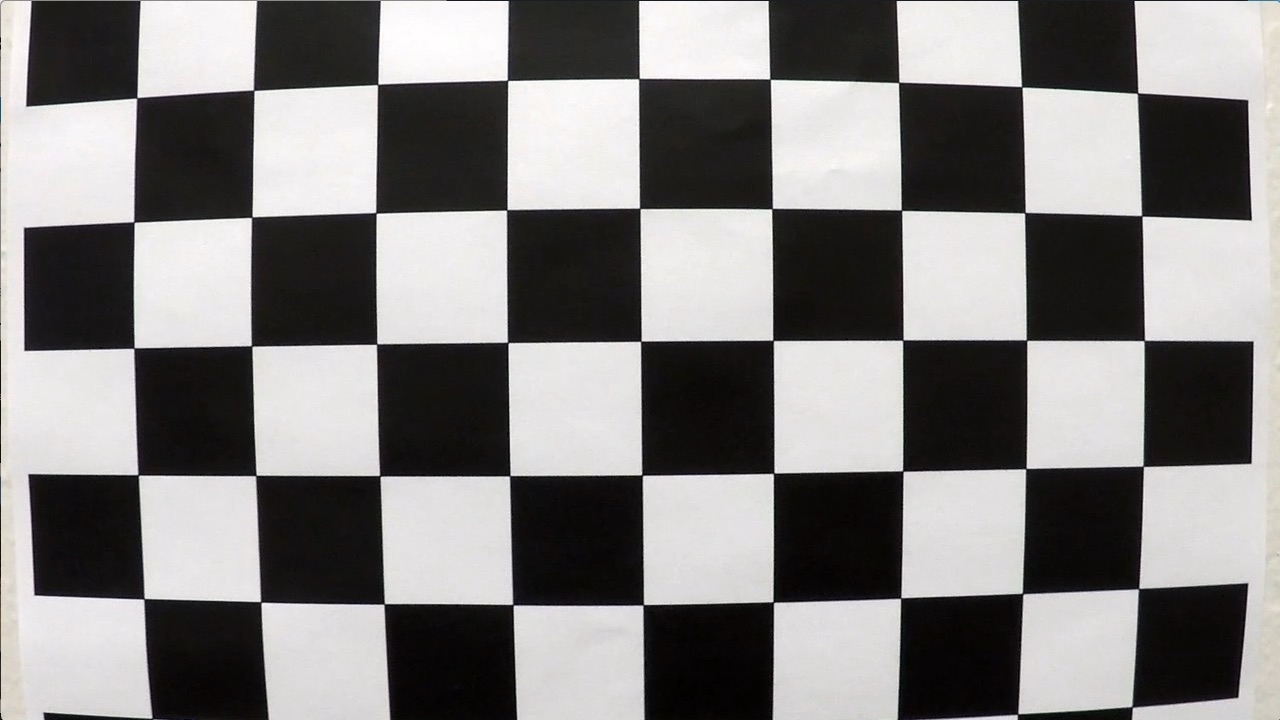
#> input picture bigwork/laneDection-master/camera_cal/calibration1.jpg, 1280 x 720 px; its folder holds 4 pictures in this run
$ python main.py   (older library calls are emulated)
#> lines starting #> are read from the running program, lines starting #| are printed output that depends on the picture; after the words box and inside, x2 and y2 are one past the last pixel; in counts of white or black regions, pixels touching at a corner belong together
import cv2
import numpy as np
import matplotlib.pyplot as plt
import glob
from moviepy.editor import VideoFileClip

"参数设置"
nx = 9
ny = 6
file_paths = glob.glob("./camera_cal/calibration*.jpg")


# 绘制对比图
# [11 lines left out: function plot_contrast_image, not called in this run]


# 相机校正：外参，内参，畸变系数
def cal_calibrate_params(file_paths):
    # 存储角点数据的坐标
    object_points = []
    image_points = []
    objp = np.zeros((nx * ny, 3), np.float32)
    objp[:, :2] = np.mgrid[0:nx, 0:ny].T.reshape(-1, 2)
    # 角点检测
    for file_path in file_paths:
        img = cv2.imread(file_path)
#> img is the input picture: shape (720, 1280, 3); mean B, G, R 127.8, 128.4, 130.1
        # 灰度化
        gray = cv2.cvtColor(img, cv2.COLOR_BGR2GRAY)
        # 角点检测
        rect, coners = cv2.findChessboardCorners(gray, (nx, ny), None)
#> rect = False; coners = None
        # imgcopy = img.copy()
        # cv2.drawChessboardCorners(imgcopy,(nx,ny),coners,rect)
        # plot_contrast_image(img,imgcopy)
        if rect == True:
            object_points.append(objp)
            image_points.append(coners)
    ret, mtx, dist, rvecs, tvecs = cv2.calibrateCamera(object_points, image_points, gray.shape[::-1], None, None)
    return ret, mtx, dist, rvecs, tvecs


# 图像去畸变：利用相机校正的内参，畸变系数
def img_undistort(img, mtx, dist):
    dis = cv2.undistort(img, mtx, dist, None, mtx)
    return dis


# 车道线提取
# 颜色空间转换——》边缘检测——》颜色阈值-》合并并且使用L通道进行白的区域的抑制
def pipeline(img, s_thresh=(170, 255), sx_thresh=(40, 200)):
    # 复制原图像
    img = np.copy(img)
    # 颜色空间转换
    hls = cv2.cvtColor(img, cv2.COLOR_RGB2HLS).astype(np.float)
    l_chanel = hls[:, :, 1]
    s_chanel = hls[:, :, 2]
    # sobel边缘检测
    sobelx = cv2.Sobel(l_chanel, cv2.CV_64F, 1, 0)
    # 求绝对值
    abs_sobelx = np.absolute(sobelx)
    # 将其装换为8bit的整数
    scaled_sobel = np.uint8(255 * abs_sobelx / np.max(abs_sobelx))
    # 对边缘提取结果进行二值化
    sxbinary = np.zeros_like(scaled_sobel)
    sxbinary[(scaled_sobel >= sx_thresh[0]) & (scaled_sobel <= sx_thresh[1])] = 1
    # [6 lines of commented-out code are left out]
    s_binary = np.zeros_like(s_chanel)
    s_binary[(s_chanel >= s_thresh[0]) & (s_chanel <= s_thresh[1])] = 1
    # [5 lines of commented-out code are left out]
    color_binary = np.zeros_like(sxbinary)
    color_binary[((sxbinary == 1) | (s_binary == 1)) & (l_chanel > 100)] = 1
    return color_binary


def cal_perspective_params(img, points):
    offset_x = 330
    offset_y = 0
    img_size = (img.shape[1], img.shape[0])
    src = np.float32(points)
    # 设置俯视图中的对应的四个点
    dst = np.float32([[offset_x, offset_y], [img_size[0] - offset_x, offset_y],
                      [offset_x, img_size[1] - offset_y], [img_size[0] - offset_x, img_size[1] - offset_y]])
    # 原图像转换到俯视图
    M = cv2.getPerspectiveTransform(src, dst)
    # 俯视图到原图像
    M_inverse = cv2.getPerspectiveTransform(dst, src)
    return M, M_inverse


def img_perspect_transform(img, M):
    img_size = (img.shape[1], img.shape[0])
    return cv2.warpPerspective(img, M, img_size)


# 精确定位车道线
def cal_line_param(binary_warped):

    histogram = np.sum(binary_warped[:, :], axis=0)

    midpoint = np.int(histogram.shape[0] / 2)
    leftx_base = np.argmax(histogram[:midpoint])
    rightx_base = np.argmax(histogram[midpoint:]) + midpoint
    # 2.滑动窗口检测车道线
    # 设置滑动窗口的数量，计算每一个窗口的高度
    nwindows = 9
    window_height = np.int(binary_warped.shape[0] / nwindows)
    # 获取图像中不为0的点
    nonzero = binary_warped.nonzero()
    nonzeroy = np.array(nonzero[0])
    nonzerox = np.array(nonzero[1])
    # 车道检测的当前位置
    leftx_current = leftx_base
    rightx_current = rightx_base
    # 设置x的检测范围，滑动窗口的宽度的一半，手动指定
    margin = 100
    # 设置最小像素点，阈值用于统计滑动窗口区域内的非零像素个数，小于50的窗口不对x的中心值进行更新
    minpix = 50
    # 用来记录搜索窗口中非零点在nonzeroy和nonzerox中的索引
    left_lane_inds = []
    right_lane_inds = []


    for window in range(nwindows):
        win_y_low = binary_warped.shape[0] - (window + 1) * window_height
        win_y_high = binary_warped.shape[0] - window * window_height
        win_xleft_low = leftx_current - margin
        win_xleft_high = leftx_current + margin
        win_xright_low = rightx_current - margin
        win_xright_high = rightx_current + margin

        good_left_inds = ((nonzeroy >= win_y_low) & (nonzeroy < win_y_high) &
                          (nonzerox >= win_xleft_low) & (nonzerox < win_xleft_high)).nonzero()[0]
        good_right_inds = ((nonzeroy >= win_y_low) & (nonzeroy < win_y_high) &
                           (nonzerox >= win_xright_low) & (nonzerox < win_xright_high)).nonzero()[0]
        left_lane_inds.append(good_left_inds)
        right_lane_inds.append(good_right_inds)


        if len(good_left_inds) > minpix:
            leftx_current = np.int(np.mean(nonzerox[good_left_inds]))
        if len(good_right_inds) > minpix:
            rightx_current = np.int(np.mean(nonzerox[good_right_inds]))


    left_lane_inds = np.concatenate(left_lane_inds)
    right_lane_inds = np.concatenate(right_lane_inds)


    leftx = nonzerox[left_lane_inds]
    lefty = nonzeroy[left_lane_inds]
    rightx = nonzerox[right_lane_inds]
    righty = nonzeroy[right_lane_inds]


    left_fit = np.polyfit(lefty, leftx, 2)
    right_fit = np.polyfit(righty, rightx, 2)
    return left_fit, right_fit

# 填充车道线之间的多边形
# [36 lines left out: functions fill_lane_poly, cal_radius, not called in this run]

# 计算车道线中心
def cal_line_center(img):
    undistort_img = img_undistort(img,mtx,dist)
    rigin_pipeline_img = pipeline(undistort_img)
    trasform_img = img_perspect_transform(rigin_pipeline_img,M)
    left_fit,right_fit = cal_line_param(trasform_img)
    y_max = img.shape[0]
    left_x = left_fit[0]*y_max**2+left_fit[1]*y_max+left_fit[2]
    right_x = right_fit[0]*y_max**2+right_fit[1]*y_max+right_fit[2]
    return (left_x+right_x)/2

# [17 lines left out: function cal_center_departure, not called in this run]


if __name__ == "__main__":
    ret, mtx, dist, rvecs, tvecs = cal_calibrate_params(file_paths)
    # [14 lines of commented-out code are left out]
    img = cv2.imread('./test/straight_lines2.jpg')
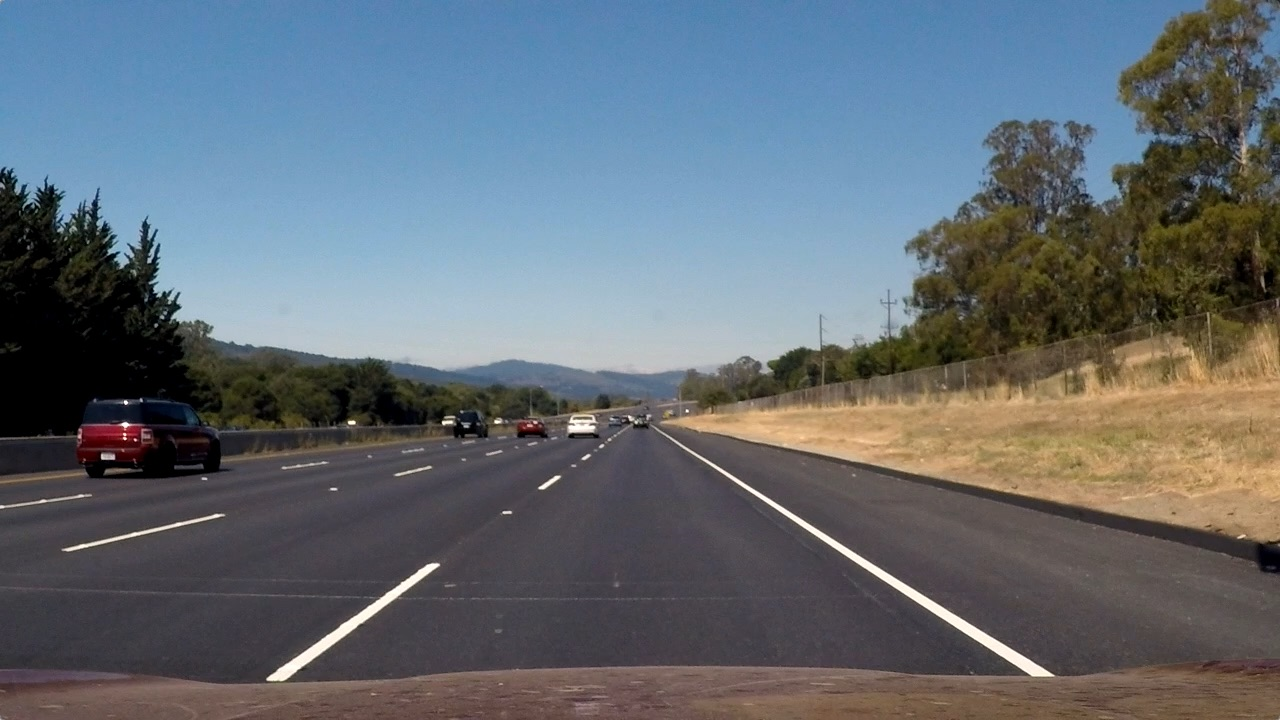
#> input picture bigwork/laneDection-master/test/straight_lines2.jpg, 1280 x 720 px
#> img is the input picture: shape (720, 1280, 3); mean B, G, R 115.1, 107.7, 99.4
    points = [[601, 448], [683, 448], [230, 717], [1097, 717]]
    img = cv2.line(img, (601, 448), (683, 448), (0, 0, 255), 3)
    img = cv2.line(img, (683, 448), (1097, 717), (0, 0, 255), 3)
    img = cv2.line(img, (1097, 717), (230, 717), (0, 0, 255), 3)
    img = cv2.line(img, (230, 717), (601, 448), (0, 0, 255), 3)
    # [4 lines of commented-out code are left out]
    M, M_inverse = cal_perspective_params(img, points)
#> M = [[-0.506, -1.48, 946.7], [-2.07e-16, -1.89, 848.4], [-3.17e-19, -0.00238, 1]]; M_inverse = [[0.132, -0.805, 557.4], [-9.88e-17, -0.528, 448], [-2.2e-19, -0.00126, 1]]
    # [8 lines of commented-out code are left out]

    img = cv2.imread('./test/straight_lines2.jpg')
    # [19 lines of commented-out code are left out]
    lane_center = cal_line_center(img)
#> in pipeline, `sobelx = cv2.Sobel(l_chanel, cv2.CV_64F, 1, 0)`:
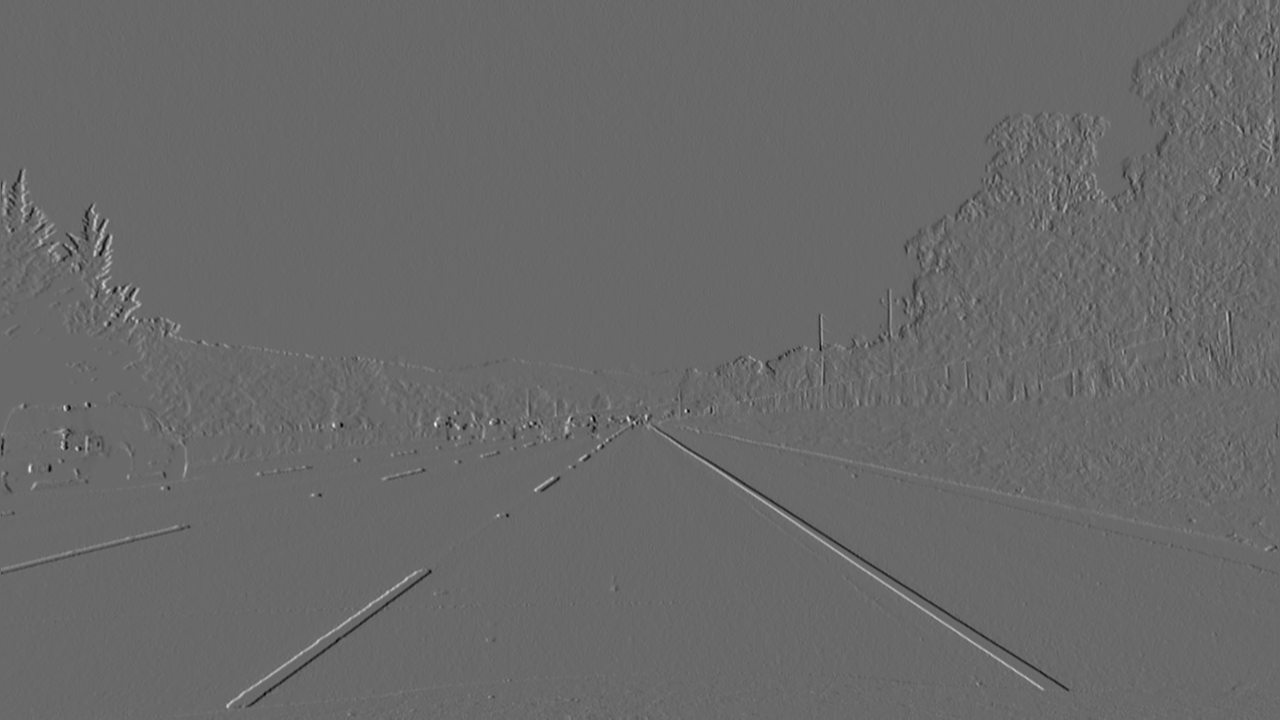
#> sobelx: shape (720, 1280) float64; min -521, max 738, mean 0.1; drawn with min black and max white
#> in cal_line_center, `rigin_pipeline_img = pipeline(undistort_img)`:
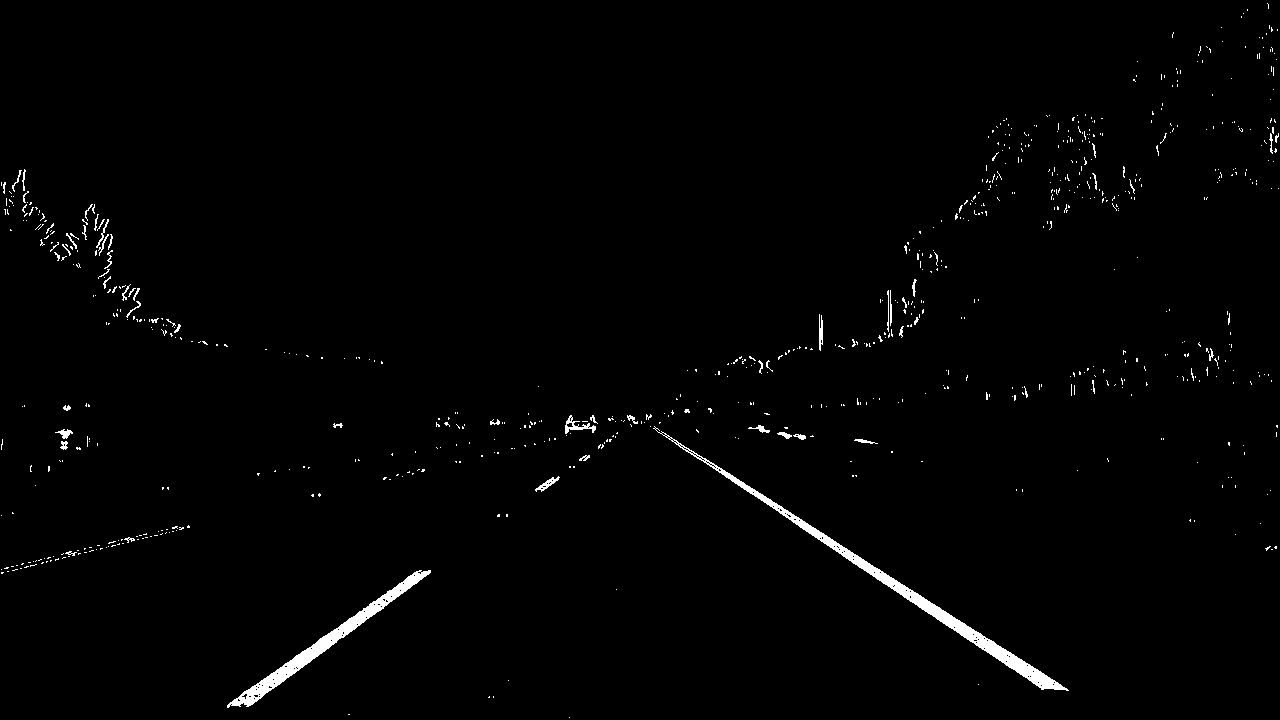
#> rigin_pipeline_img: shape (720, 1280); values 0 (black) and 1 (white), 1.3% white; 765 white regions (708 under 20 px), largest, box (x1, y1, x2, y2) and area: (653, 426, 1069, 691) 4010, (227, 570, 431, 708) 2724, (565, 415, 596, 434) 190
#> in img_perspect_transform, `return cv2.warpPerspective(img, M, img_size)`:
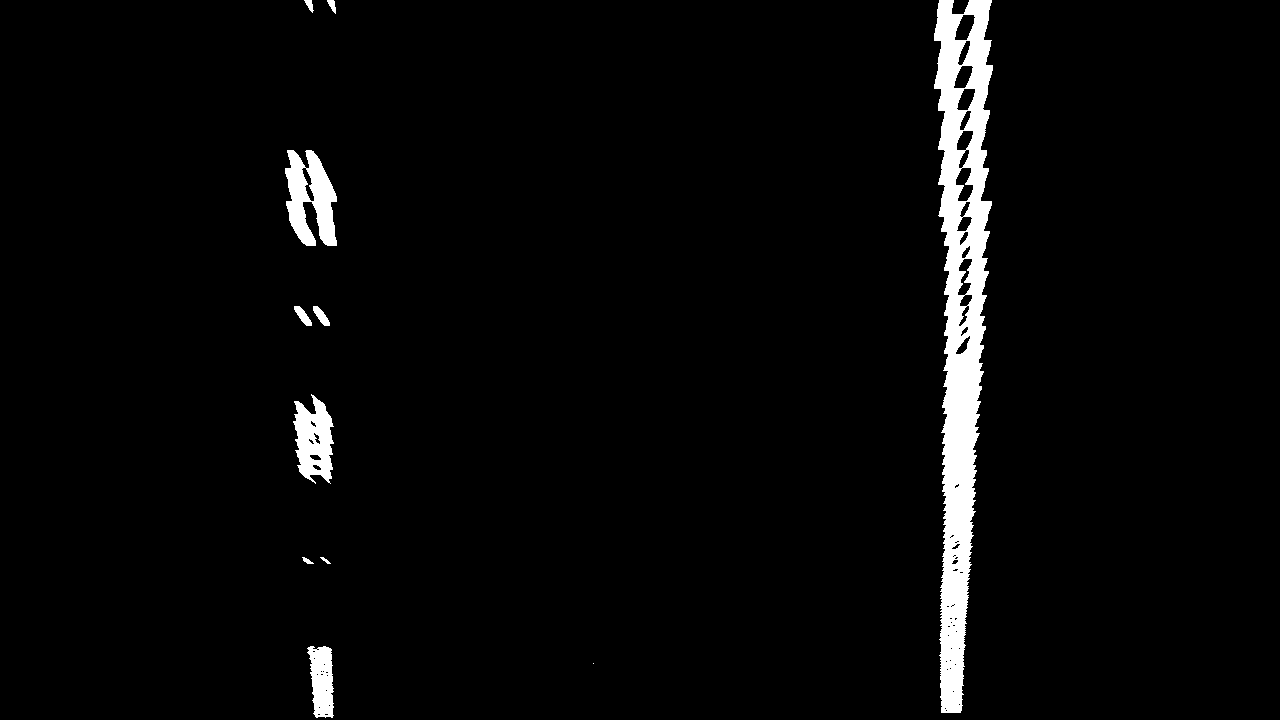
#> returned value: shape (720, 1280); values 0 (black) and 1 (white), 3.3% white; 11 white regions (1 under 20 px), largest, box (x1, y1, x2, y2) and area: (934, 0, 993, 713) 23132, (285, 150, 337, 246) 3149, (293, 394, 334, 484) 2357
#> in cal_line_param, `histogram = np.sum(binary_warped[:, :], axis=0)`: histogram = 1280 values, max 712 at index 949, min 0 at index 0, mean 23.92
#> in cal_line_param, `leftx_base = np.argmax(histogram[:midpoint])`: leftx_base = 323
#> in cal_line_param, `rightx_base = np.argmax(histogram[midpoint:]) + midpoint`: rightx_base = 949
#> in cal_line_param, `nonzero = binary_warped.nonzero()`: nonzero = 30621 positions, rows 0 to 717, columns 285 to 992
#> in cal_line_param, `leftx_current = leftx_base`: leftx_current = 323
#> in cal_line_param, `rightx_current = rightx_base`: rightx_current = 949
#> the loop in cal_line_param, `for window in range(nwindows):` made 9 passes
#> (win_xleft_low, win_xleft_high, win_xright_low, win_xright_high, leftx_current, rightx_current) on passes 1, 4, 5, 6, 7, 8, 9: (223, 423, 849, 1049, 321, 951), (221, 421, 857, 1057, 313, 959), (213, 413, 859, 1059, 315, 963), (215, 415, 863, 1063, 313, 965), (213, 413, 865, 1065, 310, 963), (210, 410, 863, 1063, 301, 962), (201, 401, 862, 1062, 320, 962)
#> (win_xleft_low, win_xleft_high, win_xright_low, win_xright_high, rightx_current) on passes 2 to 3: (221, 421, 851, 1051, 953), (221, 421, 853, 1053, 957)
#> after the loop in cal_line_param, `for window in range(nwindows):`: left_lane_inds = 9 items
#> in cal_line_param, `left_lane_inds = np.concatenate(left_lane_inds)`: left_lane_inds = 7488 values, max 30620 at index 1435, min 0 at index 7352, mean 16984.9
#> in cal_line_param, `leftx = nonzerox[left_lane_inds]`: leftx = 7488 values, max 336 at index 3990, min 285 at index 4572, mean 313.8
#> in cal_line_param, `lefty = nonzeroy[left_lane_inds]`: lefty = 7488 values, max 717 at index 1431, min 0 at index 7352, mean 372
#> in cal_line_param, `left_fit = np.polyfit(lefty, leftx, 2)`: left_fit = [4.64e-05, -0.0174, 312.2]
#> in cal_line_param, `right_fit = np.polyfit(righty, rightx, 2)`: right_fit = [-6.08e-05, 0.0253, 961.3]
    print("中心点位置：{}".format(lane_center))

# [18 lines left out: function process_image, not called in this run]

# 视频处理
#> (the run stopped early here; a loop or call above may not have finished)
